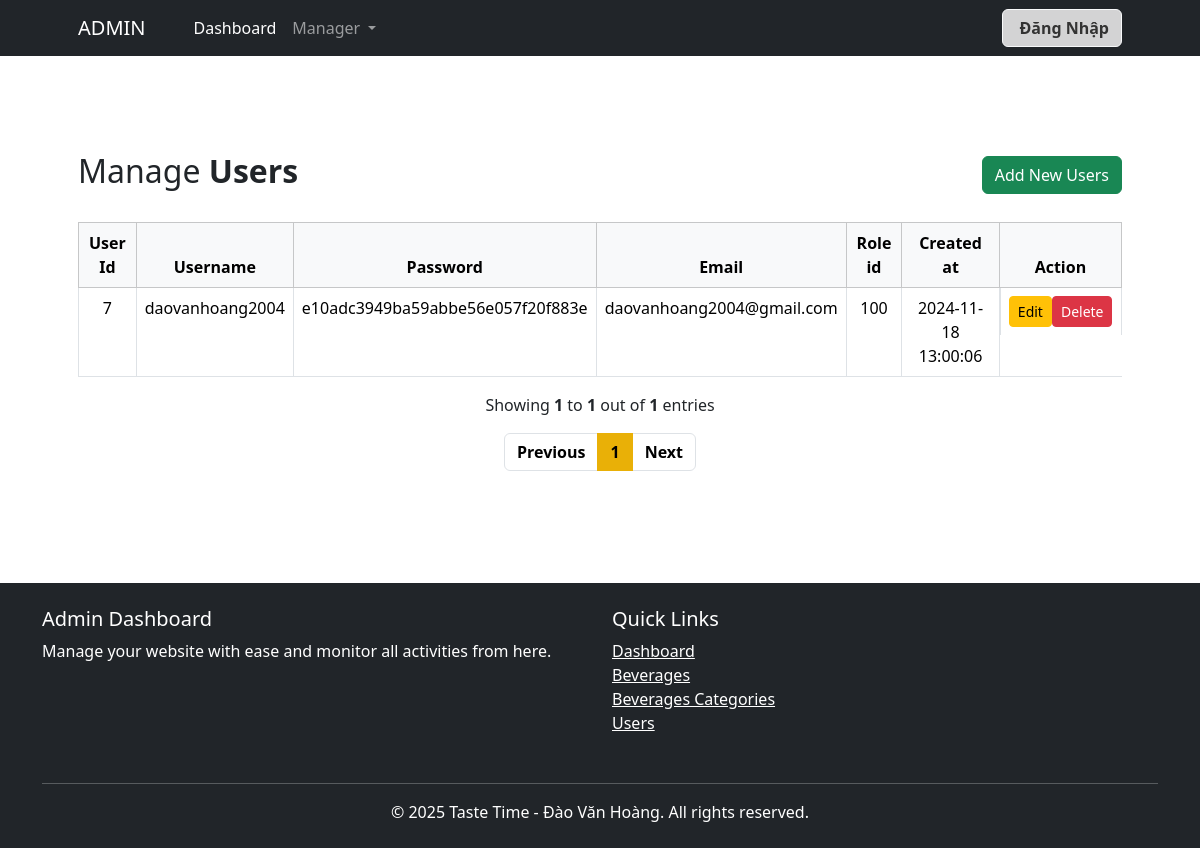
/admin/users/read.php, run on the app's committed database.
### tables this page shows
CREATE TABLE `users` (
  `user_id` int(11) NOT NULL,
  `username` varchar(50) NOT NULL,
  `password` varchar(255) NOT NULL,
  `email` varchar(100) NOT NULL,
  `role_id` int(11) NOT NULL COMMENT '100: admin và 50: user',
  `created_at` timestamp NOT NULL DEFAULT current_timestamp()
);

### models/database.php (called while the page is built, shortened)
<?php
class Database
{
    public static $connection;
    public function __construct()
    {
        if (!self::$connection) {
            self::$connection = new mysqli(DB_HOST, DB_USER, DB_PASSWORD, DB_NAME, PORT);
            self::$connection->set_charset(DB_CHARSET);
        }
        return self::$connection;
    }
}

### models/users.php (called while the page is built, shortened)
<?php
class Users
{
    private $user_id, $username, $password, $email, $role_id, $created_at;
    public function __construct($user_id, $username, $password, $email, $role_id, $created_at)
    {
        $this->user_id = $user_id;
        $this->username = $username;
        $this->password = $password;
        $this->email = $email;
        $this->role_id = $role_id;
        $this->created_at = $created_at;
    }
    public function getUserId()
    {
        return $this->user_id;
    }
    public function getUsername()
    {
        return $this->username;
    }
    public function getPassword()
    {
        return $this->password;
    }
    public function getEmail()
    {
        return $this->email;
    }
    public function getRoleId()
    {
        return $this->role_id;
    }
    public function getCreatedAt()
    {
        return $this->created_at;
    }
}

### admin/users/read.php (the view, shortened to what this page needs)
<?php
require_once  '../../models/usersRepository.php';
$usersRepository = new UsersRepository();
$page = 1;
$perPage = 3;
$getAllUsers = $usersRepository->getAllUsers();
$total = count($getAllUsers);
$pageMax = ceil($total / $perPage);
$getAllUsersPage = $usersRepository->getAllUsersPage($page, $perPage);
?>
<?php require_once '../header.php' ?>
<section class="py-5">
    <div class="container px-4 px-lg-5 my-5">
        <div class="row gx-4 gx-lg-5 align-items-center">
            <div class="table-wrapper">
                <div class="table-title mb-4">
                    <div class="d-flex justify-content-between align-items-center">
                        <h2>Manage <b>Users</b></h2>
                        <a href="create.php?page=<?= $page ?>" class="btn btn-success">
                            <i class="bi bi-pencil"></i><span>Add New Users</span>
                        </a>
                    </div>
                </div>
                <table class="table table-bordered table-hover">
                    <thead class="table-light">
                        <tr>
                            <th class="text-center">User Id</th>
                            <th class="text-center">Username</th>
                            <th class="text-center">Password</th>
                            <th class="text-center">Email</th>
                            <th class="text-center">Role id</th>
                            <th class="text-center">Created at</th>
                            <th class="text-center">Action</th>
                        </tr>
                    </thead>
                    <tbody>
                        <?php foreach ($getAllUsersPage as $users) { ?>
                            <tr>
                                <td class="text-center"><?= $users->getUserId() ?></td>
                                <td class="text-center"><?= $users->getUsername() ?></td>
                                <td class="text-center"><?= $users->getPassword() ?></td>
                                <td class="text-center"><?= $users->getEmail() ?></td>
                                <td class="text-center"><?= $users->getRoleId() ?></td>
                                <td class="text-center"><?= $users->getCreatedAt() ?></td>
                                <td class="d-flex justify-content-around">
                                    <a href="edit.php?user_id=<?= $users->getUserId() ?>&page=<?= $page ?>" class="btn btn-sm btn-warning">
                                        Edit
                                    </a>
                                    <a href="delete.php?user_id=<?= $users->getUserId() ?>&page=<?= $page ?>" onclick="return confirm('Có xác nhận xóa?')" class="btn btn-sm btn-danger">
                                        Delete</i>
                                    </a>
                                </td>
                            </tr>
                        <?php } ?>
                    </tbody>
                </table>
                <div class="clearfix justify-content-center mt-3">
                    <div class="hint-text text-center ">
                        Showing <b>
                            <?= ($page - 1) * $perPage + 1 ?>
                        </b> to <b>
                            <?= min($page * $perPage, $total) ?>
                        </b> out of <b><?= $total ?></b> entries
                    </div>
                    <ul class="pagination d-flex justify-content-center mt-3">
                        <li class="page-item">
                            <a href="?page=<?= ($page > 1) ? $page - 1 : $page; ?>" class="page-link">Previous</a>
                        </li>
                        <?= $usersRepository->createPageLinkUsers($total, $perPage, $page); ?>
                        <li class="page-item">
                            <a href="?page=<?= ($page < $pageMax) ? $page + 1 : $page; ?>" class="page-link">Next</a>
                        </li>
                    </ul>
                </div>
            </div>
        </div>
    </div>
</section>
<?php require_once '../footer.php'; ?>
</body>
</html>

### assets/css/main.css (style rules this page uses)
.pagination .page-link { color: #000; font-weight: bold; }

### data on the page
users: user_id "7", username "daovanhoang2004", password "e10adc3949ba59abbe56e057f20f883e", email "daovanhoang2004@gmail.com", role "100", created_at "2024-11-18 13:00:06"

### other printed values
min($page * $perPage, $total) "1"
$total "1"
